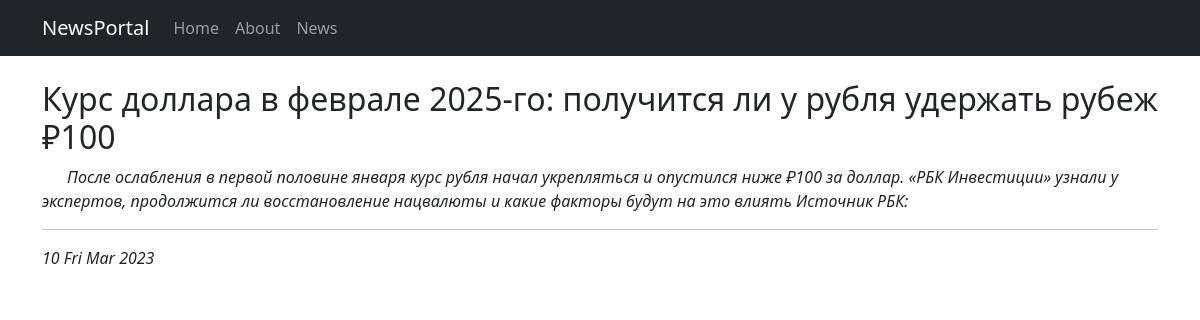
The page /news/2 on the database its author committed.
### news/models.py (models this page shows, shortened)
class Post(models.Model):
    objects = None
    article = 'art'
    news = 'news'
    PUBLICATION = [
        (article, 'Статья'),
        (news, 'Новость'),
    ]
    postAuthor = models.ForeignKey(Author, on_delete=models.CASCADE)
    categoryType = models.CharField(max_length=4, choices=PUBLICATION, default=news)
    title = models.CharField(max_length=255)
    time_in_Post = models.DateTimeField(auto_now_add=True)
    time_out = models.DateTimeField(null=True)
    postCategory = models.ManyToManyField(Category, through='PostCategory')
    text = models.TextField()
    rating = models.IntegerField(default=0)

### news/views.py (the view)
# urls.py: path('<int:pk>', PostDetail.as_view(), name='post_detail'),
class PostDetail(DetailView):
    model = Post
    template_name = 'flatpages/post.html'
    context_object_name = 'post'

### news/templatetags/custom_filters.py (called while the page is built)
@register.filter()
def censor(text):
    bad_words = ('теннисист', 'ракетка', 'чемпионата', 'usd', 'российский')
    if type(text) == str:
        for word in text.split():
            if word.lower() in bad_words:
                text = text.replace(word, f"{word[0]}{'*' * (len(word) - 1)}")
    else:
        raise ValueError('Данные не являются строкой')
    return text

### templates/flatpages/post.html (shortened to what this page needs)
{% extends 'flatpages/default.html' %}
{% load custom_filters %}
{% block content %}
<br>
<h2 style="text-align: left;">{{post.title}}</h2>
<p style="text-align: left; text-indent: 25px;"><em>{{post.text| censor}}<br/></em></p><hr>
<p style="text-align: left;"><em>{{post.time_out|date:'d D M Y'}}</em></p>
{% endblock content %}

### rows shown on the page
Post: title "Курс доллара в феврале 2025-го: получится ли у рубля удержать рубеж ₽100", text|censor "После ослабления в первой половине января курс рубля начал укрепляться и опустился ниже ₽100 за доллар. «РБК Инвестиции» узнали у экспертов, продолжится ли восстановление нацвалюты и какие факторы будут на это влиять Источник РБК:", time_out "10 Fri Mar 2023"
